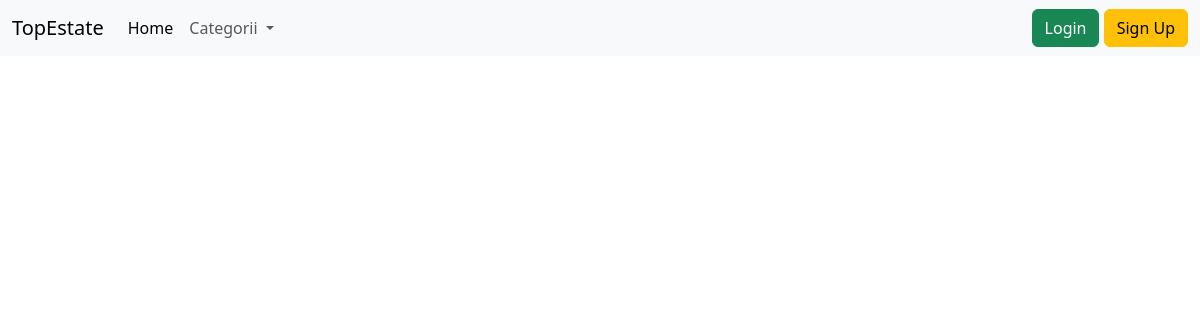
The app's page /agentii_imobiliare/, older data.
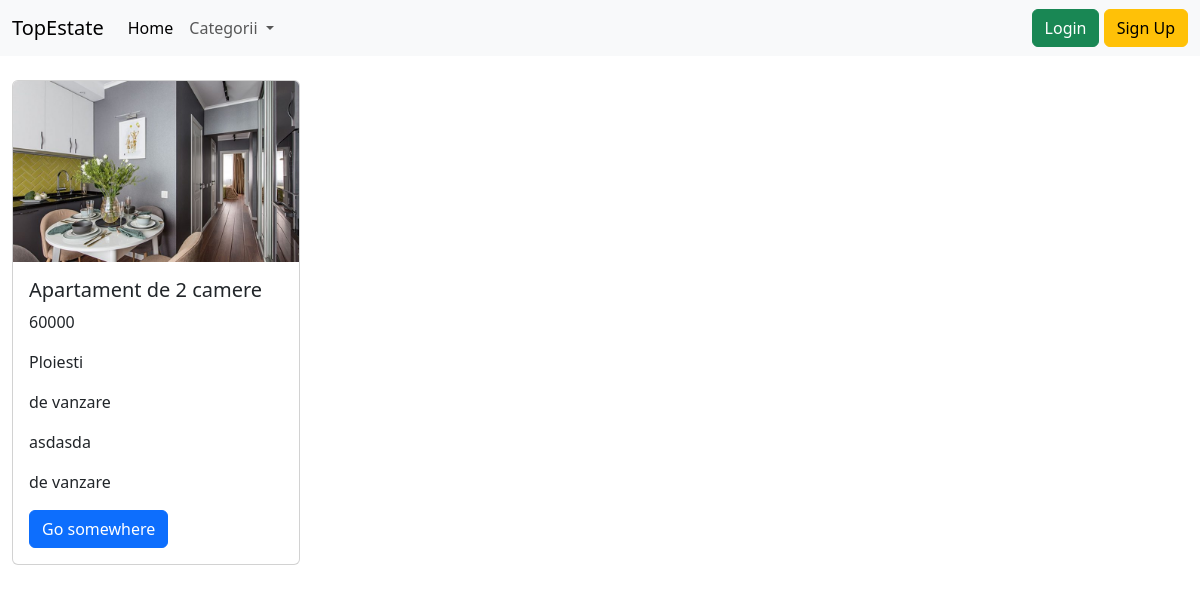
The same page, newer data.
### createPost/models.py (models this page shows)
class Anunt(models.Model):
    optiuni_proprietati = [
        ('apartamente', 'Apartamente'),
        ('case/vile', 'Case/Vile'),
        ('terenuri', 'Terenuri')
    ]
    optiuni_achizitie = [
        ('de vanzare', 'De vanzare'),
        ('de inchiriat', 'De inchiriat')
    ]
    tipuri_anunt = [
        ('C0', 'Comision 0'),
        ('AR', 'Ansamblu Rezidential'),
        ('AI', 'Agentii Imobiliare')
    ]
    tip_proprietate = models.CharField(choices=optiuni_proprietati, max_length=30)
    tip_vanzare = models.CharField(choices=optiuni_achizitie, max_length=30)
    titul_anunt = models.CharField(max_length=80)
    poze = models.ImageField(upload_to='media/', null=True)
    suprafata_utila = models.CharField(max_length=10)
    pret = models.CharField(max_length=30)
    localizare = models.CharField(max_length=80)
    descriere = models.TextField(max_length=500)
    tip_anunt = models.CharField(choices=tipuri_anunt, max_length=2, default='C0')

### createPost/views.py (the view)
# urls.py: path('agentii_imobiliare/', views.AgentiiImobiliareView.as_view(), name='agentii-imobiliare')
class AgentiiImobiliareView(ListView):
    template_name = 'createPost/agentii_imobiliare.html'
    model = Anunt
    context_object_name = 'all_announce'
    def get_queryset(self):
        return Anunt.objects.filter(tip_anunt='AI')

### templates/createPost/agentii_imobiliare.html (shortened to what this page needs)
{% extends 'base.html' %}
{% load static %}
{% block content %}
    <div class="container-fluid">
        <div class="row">
            {% for anunt in all_announce %}
                <div class="col-md-3 ">
                <br>
                    <div class="card" style="width: 18rem;">
                        {% if anunt.poze %}
                        <img src="{{ anunt.poze.url }}" class="card-img-top" alt="...">
                        {% else %}
                        <img src="{% static 'images/no_image_available.png' %}" class="card-img-top" alt="...">
                        {% endif %}
                        <div class="card-body">
                            <h5 class="card-title">{{ anunt.titul_anunt }}</h5>
                            <p class="card-text">{{ anunt.pret }}</p>
                            <p class="card-text">{{ anunt.localizare }}</p>
                            <p class="card-text">{{ anunt.tip_vanzare }}</p>
                            <p class="card-text">{{ anunt.descriere }}</p>
                            <p class="card-text">{{ anunt.tip_vanzare }}</p>
                            <a href="#" class="btn btn-primary">Go somewhere</a>
                        </div>
                    </div>
                </div>
            {% endfor %}
        </div>
    </div>
{% endblock %}

Row changes from the older to the newer data that the page shows:
added Anunt: poze (picture), titul_anunt "Apartament de 2 camere", pret "60000", localizare "Ploiesti", tip_vanzare "de vanzare", descriere "asdasda"
